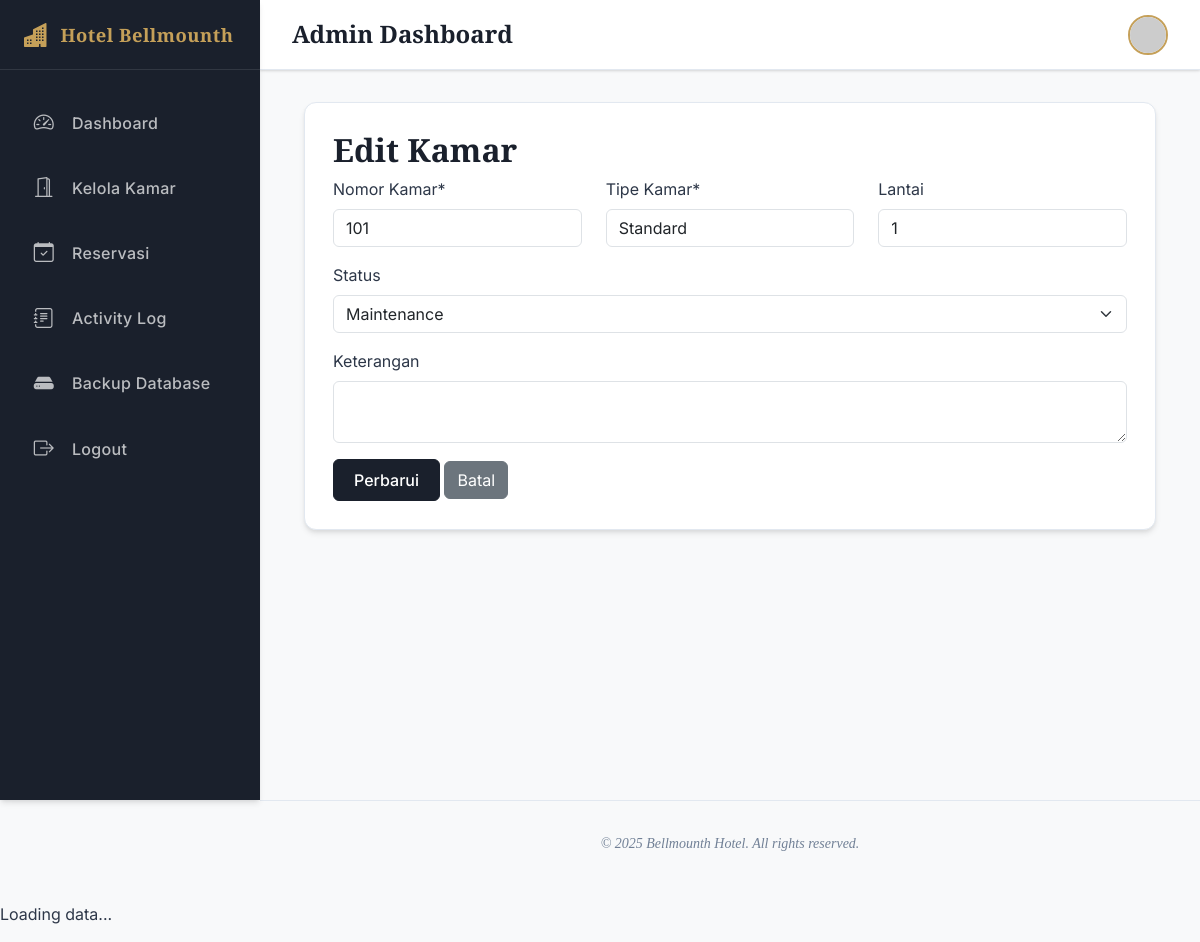
Screenshot of /kamar/edit.php?id=1 (signed in) with the database file from the repository.
### tables this page shows
CREATE TABLE `kamar` (
  `id` int(11) NOT NULL AUTO_INCREMENT,
  `nomor_kamar` varchar(20) NOT NULL,
  `id_tipe` int(11) NOT NULL,
  `lantai` int(11) DEFAULT 1,
  `status` enum('tersedia','kotor','terisi','maintenance','reserved') DEFAULT 'tersedia',
  `keterangan` text DEFAULT NULL,
  `created_at` timestamp NOT NULL DEFAULT current_timestamp(),
  PRIMARY KEY (`id`),
  UNIQUE KEY `nomor_kamar` (`nomor_kamar`),
  KEY `id_tipe` (`id_tipe`),
  CONSTRAINT `kamar_ibfk_1` FOREIGN KEY (`id_tipe`) REFERENCES `tipe_kamar` (`id`)
);

### lib/functions.php (the view, shortened to what this page needs)
<?php
function dropdownFromTable($table, $value_field = 'id', $label_field = 'name',
$selected = '', $name = '', $placeholder = '-- Pilih --',
$order_by = '', $where = '') {
global $connection;
$value_field = str_replace('`', '', $value_field);
$label_field = str_replace('`', '', $label_field);
$table       = str_replace('`', '', $table);
if ($order_by) {
$order_by = str_replace('`', '', $order_by);
}
$sql = "SELECT `$value_field`, `$label_field` FROM `$table`";
$sql .= $order_by
? " ORDER BY `$order_by`"
: " ORDER BY `$label_field` ASC";
$result = mysqli_query($connection, $sql);
$html = '<select name="' . htmlspecialchars($name, ENT_QUOTES, 'UTF-8') . '" class="form-control">';
$html .= '<option value="">' . htmlspecialchars($placeholder, ENT_QUOTES, 'UTF-8') . '</option>';
if ($result && mysqli_num_rows($result) > 0) {
while ($row = mysqli_fetch_assoc($result)) {
$value = htmlspecialchars($row[$value_field], ENT_QUOTES, 'UTF-8');
$label = htmlspecialchars($row[$label_field], ENT_QUOTES, 'UTF-8');
$selected_attr = ($row[$value_field] == $selected) ? 'selected' : '';
$html .= "<option value=\"$value\" $selected_attr>$label</option>";
}
} else {
$html .= '<option value="">-- Tidak ada data --</option>';
}
$html .= '</select>';
return $html;
}
?>

### kamar/edit.php (shortened to what this page needs)
<?php
require_once '../lib/functions.php';
require_once '../config/database.php';
$id = (int)($_GET['id'] ?? 0);
$stmt = mysqli_prepare($connection, "SELECT * FROM `kamar` WHERE id = ?");
mysqli_stmt_bind_param($stmt, "i", $id);
mysqli_stmt_execute($stmt);
$data = mysqli_fetch_assoc(mysqli_stmt_get_result($stmt));
?>
<?php include '../views/'.$THEME.'/header.php'; ?>
<?php include '../views/'.$THEME.'/sidebar.php'; ?>
<?php include '../views/'.$THEME.'/topnav.php'; ?>
<?php include '../views/'.$THEME.'/upper_block.php'; ?>
<h2>Edit Kamar</h2>
<form method="POST">
    <div class="row">
        <div class="col-md-4">
            <div class="mb-3">
                <label class="form-label">Nomor Kamar*</label>
                <input type="text" name="nomor_kamar" class="form-control" value="<?= htmlspecialchars($data['nomor_kamar']) ?>" required>
            </div>
        </div>
        <div class="col-md-4">
            <div class="mb-3">
                <label class="form-label">Tipe Kamar*</label>
                <?= dropdownFromTable('tipe_kamar', 'id', 'nama_tipe', $data['id_tipe'], 'id_tipe', '-- Pilih Tipe --', 'nama_tipe') ?>
            </div>
        </div>
        <div class="col-md-4">
            <div class="mb-3">
                <label class="form-label">Lantai</label>
                <input type="number" name="lantai" class="form-control" value="<?= $data['lantai'] ?>">
            </div>
        </div>
    </div>
    <div class="mb-3">
        <label class="form-label">Status</label>
        <select name="status" class="form-select">
            <option value="maintenance" <?= $data['status'] === 'maintenance' ? 'selected' : '' ?>>Maintenance</option>
        </select>
    </div>
    <div class="mb-3">
        <label class="form-label">Keterangan</label>
        <textarea name="keterangan" class="form-control" rows="2"><?= htmlspecialchars($data['keterangan'] ?? '') ?></textarea>
    </div>
    <button type="submit" class="btn btn-primary">Perbarui</button>
    <a href="index.php" class="btn btn-secondary">Batal</a>
</form>
<?php include '../views/'.$THEME.'/lower_block.php'; ?>
<?php include '../views/'.$THEME.'/footer.php'; ?>

### assets/default/css/style.css (style rules this page uses)
:root { --primary-color: #1A202C; --secondary-color: #718096; --accent-color: #C5A059; --accent-hover: #B08D46; --success-color: #38a169; --danger-color: #e53e3e; --warning-color: #dd6b20; --info-color: #3182ce; --light-color: #F7FAFC; --dark-color: #1A202C; --sidebar-width: 260px; --sidebar-collapsed-width: 80px; --transition-speed: 0.3s; --body-bg: #F8F9FA; --card-bg: #FFFFFF; --text-color: #2D3748; --text-muted: #718096; --border-color: #E2E8F0; --shadow-sm: 0 1px 3px 0 rgba(0, 0, 0, 0.1), 0 1px 2px 0 rgba(0, 0, 0, 0.06); --shadow: 0 4px 6px -1px rgba(0, 0, 0, 0.1), 0 2px 4px -1px rgba(0, 0, 0, 0.06); --shadow-lg: 0 10px 15px -3px rgba(0, 0, 0, 0.1), 0 4px 6px -2px rgba(0, 0, 0, 0.05); }
* { margin: 0; padding: 0; box-sizing: border-box; }
body { font-family: "Inter", sans-serif; background-color: var(--body-bg); color: var(--text-color); line-height: 1.5; }
h1, h2, h3, h4, h5, h6 { font-family: "Playfair Display", serif; color: var(--primary-color); font-weight: 700; }
.btn-primary { background-color: var(--primary-color); border-color: var(--primary-color); color: white; padding: 0.5rem 1.25rem; font-weight: 500; border-radius: 6px; transition: all 0.2s; }

### rows the page displays
kamar: nomor_kamar "101", lantai "1", status "Maintenance"

### other values shown
$_SESSION['username'] "Admin"
form field id_tipe "Standard"
